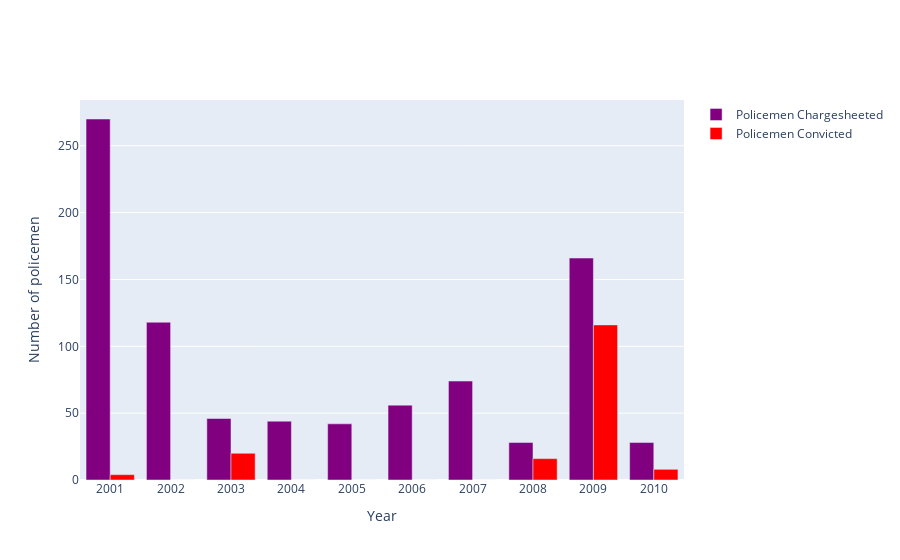

This figure's notebook cell:
### Code cell
year=['2001','2002','2003','2004','2005','2006','2007','2008','2009','2010']

fig = go.Figure(data=[
    go.Bar(name='Policemen Chargesheeted', x=year, y=g4['Policemen_Chargesheeted'],
           marker_color='purple'),
    go.Bar(name='Policemen Convicted', x=year, y=g4['Policemen_Convicted'],
          marker_color='red')
])

fig.update_layout(barmode='group',xaxis_title='Year',yaxis_title='Number of policemen')

### Figure 1 — Plotly figure (JSON) as saved in the notebook; plotly's stock layout.template omitted (floating-point values rounded to 4 significant figures)
{"data": [{"marker": {"color": "purple"}, "name": "Policemen Chargesheeted", "type": "bar", "x": ["2001", "2002", "2003", "2004", "2005", "2006", "2007", "2008", "2009", "2010"], "y": [270, 118, 46, 44, 42, 56, 74, 28, 166, 28]}, {"marker": {"color": "red"}, "name": "Policemen Convicted", "type": "bar", "x": ["2001", "2002", "2003", "2004", "2005", "2006", "2007", "2008", "2009", "2010"], "y": [4, 0, 20, 0, 0, 0, 0, 16, 116, 8]}], "layout": {"barmode": "group", "xaxis": {"title": {"text": "Year"}}, "yaxis": {"title": {"text": "Number of policemen"}}}}
